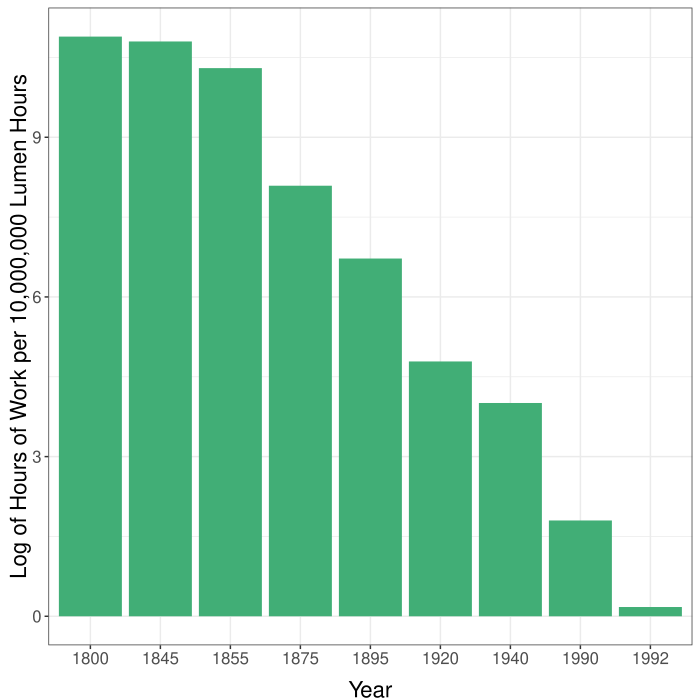

Source code (R):
#Graph Designer: Bridget Diana + Scott Cohn + Simon Halliday
#Authors: Bowles and Halliday
#Title: Coordination, Conflict and Competition: A Text in Microeconomics


require(shape)
library(tidyverse)
library(lubridate)
# ----
#Set parameters for graphics
pointsize <- 1.8
axislabelsize <- 1.8
labelsize <- 1.5
namesize <- 1.8
annotatesize <- 1.5
graphlinewidth <- 2
segmentlinewidth <- 1.5
COL <- c("#7fc97f", "#beaed4", "#fdc086", "#ffff99", "#386cb0", "#f0027f", "#bf5b17", "#666666")
COLA <- c("#e0f3db", "#99d8c9","#66c2a4","#41ae76", "#238b45", "#005824")
COLB <- c("#c6dbef", "#4eb3d3", "#2b8cbe", "#0868ac","#084081")
COLC <- c("#fcfbfd", "#efedf5", "#dadaeb", "#bcbddc", "#9e9ac8", "#807dba", "#6a51a3", "#54278f", "#3f007d")

#----
# pull in data
# ----
library(readr)
lumen_data <- read_csv("specprodexch/lumen_data.csv")

lumen_data$lnLaborHourPer1000LumenHours <-log(lumen_data$LaborHourPer1000LumenHours)
# graph
# ----

pdf(file = "specprodexch/hours_per_lumenhour.pdf", width = 7, height = 7)

#ggplot(data = lumen_data, mapping = aes(x = reorder(YearFactor, -LaborHourPer1000LumenHours), y = LaborHourPer1000LumenHours)) + labs(x = "Year", y = "Hours of Work per 1000 Lumen Hours") + geom_bar(stat = "identity", fill = COLB[4]) + theme_bw()

#ggplot(data = lumen_data, mapping = aes(x = Year, y = LaborHourPer1000LumenHours)) + labs(x = "Year", y = "Hours of Work per 1000 Lumen Hours") + geom_line(stat = "identity", colour=COLB[4]) + scale_x_continuous(breaks=c(-100000, -7500, -50000, -25000, 1), labels= c("100000 BC", "75000 BC", "50000 BC", "25000 BC", "1 AD" )) + geom_point() + theme_bw()

lumen_data <- 
  lumen_data %>% 
  mutate(millionLumen = 10000*LaborHourPer1000LumenHours,
    logLabor = log(millionLumen)) %>%
  filter(!Year %in% c(-100000, -40000, -1750))

ggplot(data = lumen_data, 
       mapping = aes(x = reorder(Year, -LaborHourPer1000LumenHours), 
                     #y = LaborHourPer1000LumenHours)) + 
                      y = logLabor)) + 
  labs(x = "Year", y = "Log of Hours of Work per 10,000,000 Lumen Hours")  + 
  #geom_line(group="identity", colour=COLB[4])  + 
  geom_bar(stat = "identity", fill = COLA[4]) +
  theme_bw() + 
  theme(legend.position = "none", 
       legend.title = element_blank(), 
       axis.title.y = element_text(size = 16, vjust = 0.5),
       axis.title.x = element_text(size = 16, vjust = -1),
       legend.text = element_blank(),
       axis.text.x = element_text(size = 15),
       axis.text.y = element_text(size = 15)
  ) 


dev.off()
